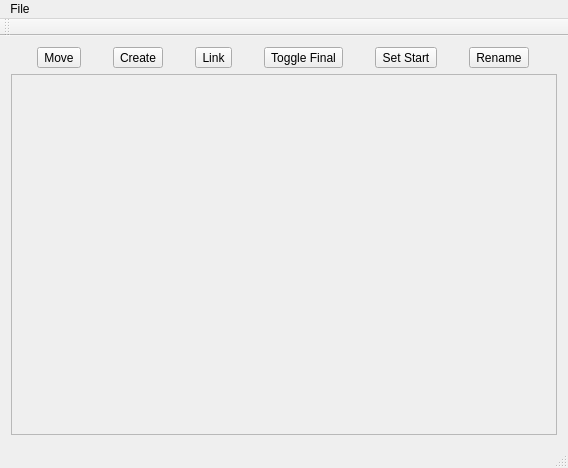
<?xml version="1.0" encoding="UTF-8"?>
<ui version="4.0">
 <class>MainWindow</class>
 <widget class="QMainWindow" name="MainWindow">
  <property name="geometry">
   <rect>
    <x>0</x>
    <y>0</y>
    <width>568</width>
    <height>468</height>
   </rect>
  </property>
  <property name="windowTitle">
   <string>MainWindow</string>
  </property>
  <widget class="QWidget" name="centralWidget">
   <layout class="QVBoxLayout" name="verticalLayout">
    <item>
     <layout class="QHBoxLayout" name="horizontalLayout_2">
      <item>
       <widget class="QToolButton" name="toolButton_move">
        <property name="toolTip">
         <string>Move</string>
        </property>
        <property name="text">
         <string>Move</string>
        </property>
        <property name="icon">
         <iconset resource="cursor/cursor.qrc">
          <normaloff>:/move.svg</normaloff>:/move.svg</iconset>
        </property>
        <property name="iconSize">
         <size>
          <width>30</width>
          <height>30</height>
         </size>
        </property>
        <property name="checkable">
         <bool>false</bool>
        </property>
        <property name="checked">
         <bool>false</bool>
        </property>
       </widget>
      </item>
      <item>
       <widget class="QToolButton" name="toolButton_create">
        <property name="toolTip">
         <string>Create</string>
        </property>
        <property name="text">
         <string>Create</string>
        </property>
        <property name="icon">
         <iconset resource="cursor/cursor.qrc">
          <normaloff>:/create.svg</normaloff>:/create.svg</iconset>
        </property>
        <property name="iconSize">
         <size>
          <width>30</width>
          <height>30</height>
         </size>
        </property>
        <property name="checkable">
         <bool>false</bool>
        </property>
       </widget>
      </item>
      <item>
       <widget class="QToolButton" name="toolButton_link">
        <property name="toolTip">
         <string>Link</string>
        </property>
        <property name="text">
         <string>Link</string>
        </property>
        <property name="icon">
         <iconset resource="cursor/cursor.qrc">
          <normaloff>:/link.svg</normaloff>:/link.svg</iconset>
        </property>
        <property name="iconSize">
         <size>
          <width>30</width>
          <height>30</height>
         </size>
        </property>
       </widget>
      </item>
      <item>
       <widget class="QToolButton" name="toolButton_final">
        <property name="toolTip">
         <string>Halt</string>
        </property>
        <property name="text">
         <string>Toggle Final</string>
        </property>
        <property name="icon">
         <iconset resource="cursor/cursor.qrc">
          <normaloff>:/halt.svg</normaloff>:/halt.svg</iconset>
        </property>
        <property name="iconSize">
         <size>
          <width>30</width>
          <height>30</height>
         </size>
        </property>
       </widget>
      </item>
      <item>
       <widget class="QToolButton" name="toolButton_start">
        <property name="toolTip">
         <string>Start</string>
        </property>
        <property name="text">
         <string>Set Start</string>
        </property>
        <property name="icon">
         <iconset resource="cursor/cursor.qrc">
          <normaloff>:/first.svg</normaloff>:/first.svg</iconset>
        </property>
        <property name="iconSize">
         <size>
          <width>30</width>
          <height>30</height>
         </size>
        </property>
       </widget>
      </item>
      <item>
       <widget class="QToolButton" name="toolButton_rename">
        <property name="toolTip">
         <string>Rename</string>
        </property>
        <property name="text">
         <string>Rename</string>
        </property>
        <property name="icon">
         <iconset resource="cursor/cursor.qrc">
          <normaloff>:/rename.svg</normaloff>:/rename.svg</iconset>
        </property>
        <property name="iconSize">
         <size>
          <width>30</width>
          <height>30</height>
         </size>
        </property>
       </widget>
      </item>
     </layout>
    </item>
    <item>
     <widget class="QScrollArea" name="scrollArea">
      <property name="widgetResizable">
       <bool>true</bool>
      </property>
      <widget class="DragWidget" name="widget">
       <property name="geometry">
        <rect>
         <x>0</x>
         <y>0</y>
         <width>548</width>
         <height>351</height>
        </rect>
       </property>
      </widget>
     </widget>
    </item>
   </layout>
  </widget>
  <widget class="QMenuBar" name="menuBar">
   <property name="geometry">
    <rect>
     <x>0</x>
     <y>0</y>
     <width>568</width>
     <height>21</height>
    </rect>
   </property>
   <widget class="QMenu" name="menuFile">
    <property name="title">
     <string>File</string>
    </property>
    <addaction name="actionExit"/>
    <addaction name="actionSave_SVG"/>
   </widget>
   <addaction name="menuFile"/>
  </widget>
  <widget class="QToolBar" name="mainToolBar">
   <attribute name="toolBarArea">
    <enum>TopToolBarArea</enum>
   </attribute>
   <attribute name="toolBarBreak">
    <bool>false</bool>
   </attribute>
  </widget>
  <widget class="QStatusBar" name="statusBar"/>
  <action name="actionExit">
   <property name="text">
    <string>Exit</string>
   </property>
  </action>
  <action name="actionSave_SVG">
   <property name="text">
    <string>Save SVG</string>
   </property>
  </action>
 </widget>
 <layoutdefault spacing="6" margin="11"/>
 <customwidgets>
  <customwidget>
   <class>DragWidget</class>
   <extends>QWidget</extends>
   <header>dragwidget.h</header>
   <container>1</container>
  </customwidget>
 </customwidgets>
 <resources>
  <include location="cursor/cursor.qrc"/>
 </resources>
 <connections/>
</ui>
